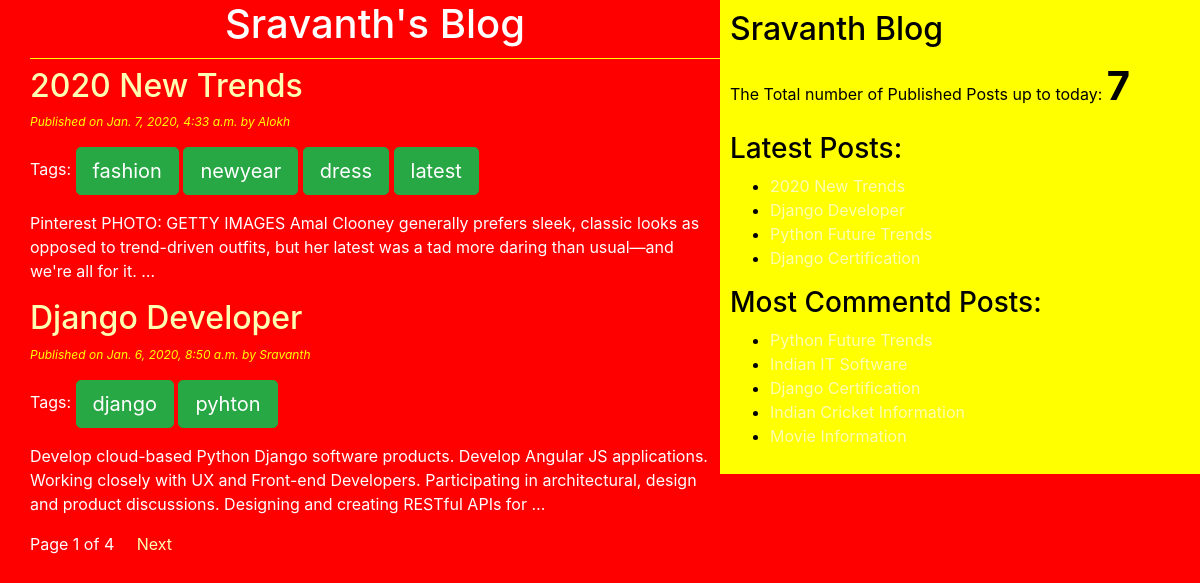
The page / on the database its author committed.
### blog/models.py (models this page shows, shortened)
class Post(models.Model):
    STATUS_CHOICES = (('draft','Draft'),('published','Published'))
    title = models.CharField(max_length  = 40)
    slug = models.SlugField(max_length=200,unique_for_date='publish')
    author = models.ForeignKey(User, related_name='blog_posts', on_delete=models.CASCADE)
    body = models.TextField()
    publish = models.DateTimeField(default = timezone.now)
    created = models.DateTimeField(auto_now_add=True)
    updated = models.DateTimeField(auto_now=True)
    status = models.CharField(max_length=10,choices = STATUS_CHOICES,default='draft')
    objects = CustomManager()
    tags = TaggableManager()
    class Meta:
        ordering = ('-publish',)
    def get_absolute_url(self):
        return reverse('post_detail',args=[self.publish.year,self.publish.strftime('%m'),self.publish.strftime('%d'),self.slug])

### blog/views.py (the view)
# urls.py: path('', views.Post_list_view),
def Post_list_view(request,tag_slug=None):
    post_list = Post.objects.all()
    tag=None
    if tag_slug:
        tag = get_object_or_404(Tag,slug=tag_slug)
        post_list = post_list.filter(tags__in=[tag])
    paginator = Paginator(post_list,2)
    page_number = request.GET.get('page')
    try:
        post_list = paginator.page(page_number)
    except PageNotAnInteger:
        post_list = paginator.page(1)
    except EmptyPage:
        post_list = paginator.page(paginator.num_pages)
    return render(request,'blog/post_list.html',{'post_list':post_list})

### blog/models.py (called while the page is built)
    def get_queryset(self):
        return super().get_queryset().filter(status='published')

### blog/templatetags/blog_tags.py (called while the page is built)
@register.simple_tag(name='my_tag')
def total_posts():
    return Post.objects.count()

@register.inclusion_tag('blog/latest_posts123.html')
def show_latest_posts(count=3):
    latest_posts = Post.objects.order_by('-publish')[:count]
    return {'latest_posts':latest_posts}

@register.simple_tag #assignment_tag=simple_tag
def get_most_commented_posts(count=5):
    return Post.objects.annotate(total_comments=Count('comments')).order_by('-total_comments')[:count]

### templates/blog/post_list.html (shortened to what this page needs)
{% extends 'blog/base.html' %}
    {% block body %}
    <h1>Sravanth's Blog</h1>
    {% for post in post_list %}
      <a href="{{post.get_absolute_url}}"><h2>{{post.title}}</h2></a>
      <p id="date">Published on {{post.publish}} by {{post.author}}</p>
      <p> Tags:
        {% for tag in post.tags.all %}
        <a href="{%url 'post_list_by_tag_name' tag.slug %}" class="btn btn-lg btn btn-success">  {{tag.name}}</a>
        {% endfor %}
      {{ post.body|truncatewords:30|linebreaks }}
     {% endfor %}
    {% include 'blog/pagination.html' with page=post_list %}
    {% endblock %}

### templates/blog/base.html (shortened to what this page needs)
<!DOCTYPE html>
{% load blog_tags %}
{% load static %}
<html lang="en" dir="ltr">
  <head>
    <link rel="stylesheet" href="https://stackpath.bootstrapcdn.com/bootstrap/4.4.1/css/bootstrap.min.css">
    <link rel="stylesheet" href="{% static "css/blog.css" %}">
  </head>
  <body>
    <div class="content">
      {% block body %}
      {% endblock %}
    </div>
    <div class="sidebar">
    <h2>Sravanth Blog</h2>
      <p>The Total number of Published Posts up to today: <span id ="pcount">{% my_tag %}</span>  </p>
      <h3>Latest Posts:</h3>{% show_latest_posts 4%}
      <h3>Most Commentd Posts: </h3>
      {% get_most_commented_posts as most_commented_posts %}
      <ul>
       {% for post in most_commented_posts %}
       <li><a href="{{post.get_absolute_url}}">{{post.title}}</a> </li>
       {% endfor %}
       </ul>
    </div>
  </body>
</html>

### templates/blog/pagination.html (shortened to what this page needs)
<div class="paginator">
  <span> Page {{page.number}} of {{page.paginator.num_pages}}  </span>&nbsp&nbsp&nbsp
  {% if page.has_next%}
    <a href="?page={{ page.next_page_number }}">Next</a>
  {%endif%}
</div>

### templates/blog/latest_posts123.html
<ul>
  {% for post in latest_posts %}
  <li><a href="{{post.get_absolute_url}}">{{post.title}}</a> </li>
  {% endfor %}
</ul>

### static/css/blog.css (style rules this page uses)
.content { width: 60%; float: left; padding: 0 0 0 30px; background: red; }
.sidebar { width: 40%; float: right; padding: 10px; background: yellow; color: black; }
h1 { text-align: center; border-bottom: 1px solid yellow; padding-bottom: 10px; }
body { color: white; background: red; }
#date { color: yellow; font-size: 12px; font-style: italic; }
a { color: #ffffb3; }
#pcount { font-size: 40px; font-weight: bold; }

### rows shown on the page
Post: title "2020 New Trends", publish "Jan. 7, 2020, 4:33 a.m.", author "Alokh", body "Pinterest PHOTO: GETTY IMAGES Amal Clooney generally prefers sleek, classic looks as opposed to trend-driven outfits, but her latest was a tad more daring than usual—and we're all for it. …"
Tag: name "fashion"
Tag: name "newyear"
Tag: name "dress"
Tag: name "latest"
Post: title "Django Developer", publish "Jan. 6, 2020, 8:50 a.m.", author "Sravanth", body "Develop cloud-based Python Django software products. Develop Angular JS applications. Working closely with UX and Front-end Developers. Participating in architectural, design and product discussions. Designing and creating RESTful APIs for …"
Tag: name "django"
Tag: name "pyhton"
Post: title "Python Future Trends"
Post: title "Django Certification"
Post: title "Indian IT Software"
Post: title "Indian Cricket Information"
Post: title "Movie Information"

### other values the page prints
{{ page.number }} "1"
{{ page.paginator.num_pages }} "4"
